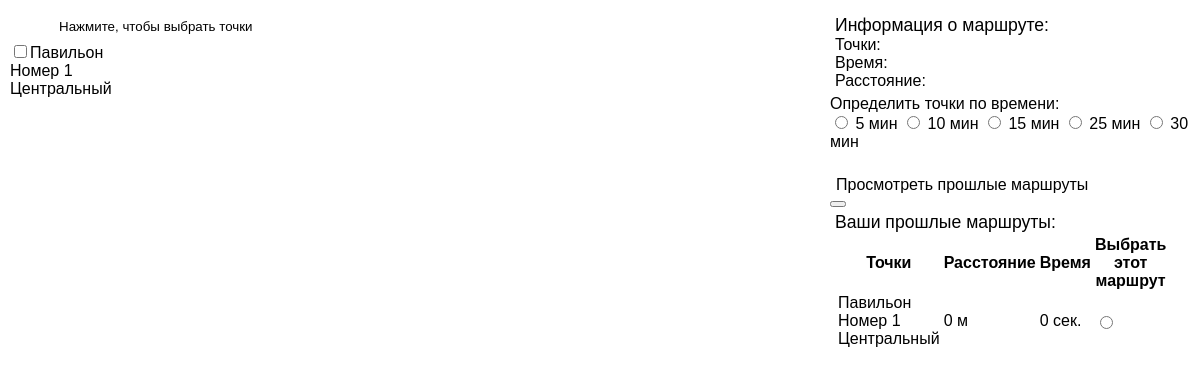
The app's page /, older data.
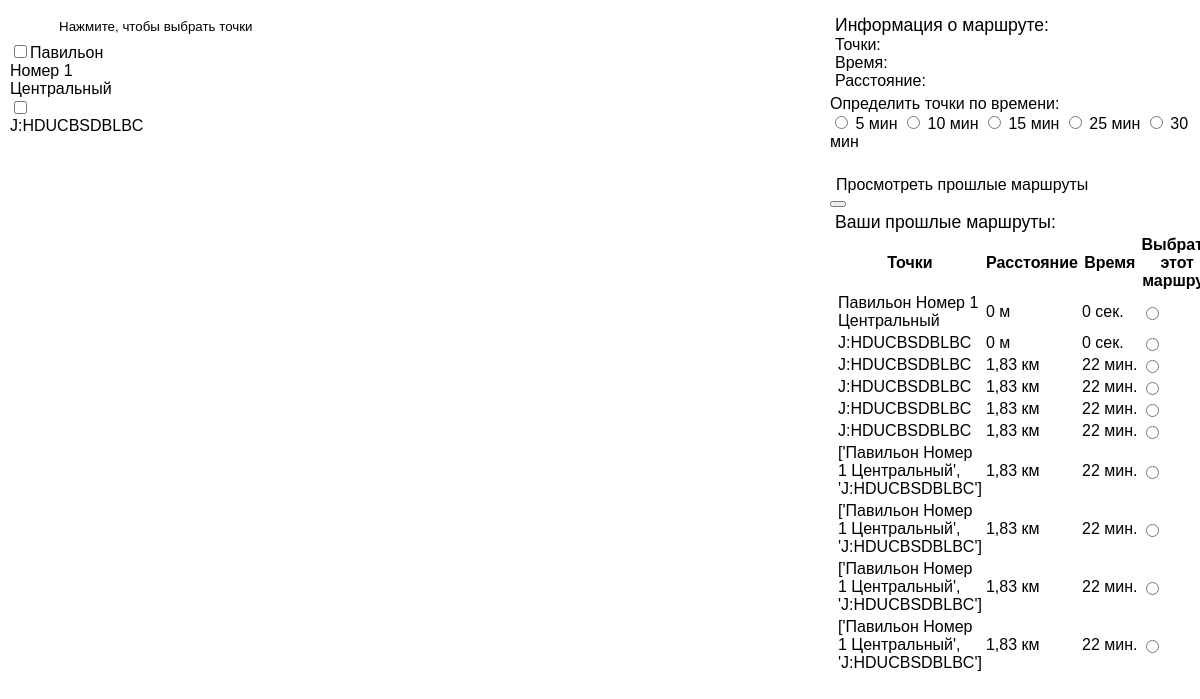
The same page, newer data.
### app/models.py (models this page shows)
class Place(models.Model):
    coordinates = models.CharField(max_length=100)
    name = models.CharField(max_length=100)
    placetype = models.CharField(max_length=100)

class History(models.Model):
    points = models.CharField(max_length=1000)
    time = models.CharField(max_length=200)
    distance = models.CharField(max_length=200)
    coordinates = models.CharField(max_length=1000, default='')

### app/views.py (the view)
# urls.py: path('', views.index_page, name='home'),
def index_page(request):
    places = Place.objects.all()
    history = History.objects.all()
    content['places'] = [place for place in places]
    content['items'] = [place for place in history]
    return render(request, 'index.html', content)

### app/templates/index.html (shortened to what this page needs)
<!DOCTYPE HTML PUBLIC "-//W3C//DTD HTML 4.01 Transitional//EN"
        "http://www.w3.org/TR/html4/loose.dtd">
<html>
<head>
    <link rel="stylesheet" href="https://cdn.jsdelivr.net/npm/uikit@3.15.24/dist/css/uikit.min.css" />
</head>
<body>
<div id="map" style="position: relative;">
    <div class="menu">
        <div style="width: 30%">
            <div>
                <button href="#" style="background-color: white; border-radius: 0.5em; width: 90%; height: 4vh; border: 0px;">Нажмите, чтобы выбрать точки</button>
                <div id="options" class="uk-dropbar uk-dropbar-top uk-flex-column" uk-drop=" mode: click" style="width:30%; height: 80vh">
                    {% for place in places %}
                        <label style="display: block; font-size: 1em"><input class="Check" type="checkbox">{{ place.name }}</label>
                    {% endfor %}
                </div>
            </div>
        </div>
    </div>
    <div style="position: absolute; right: 10px; top: 10px; z-index: 2; width: 30%;">
        <div style="background-color: white; border-radius: 0.5em; width: 100%">
            <div style="margin: 5px">
                <p style = "font-size: 1.1em;">Информация о маршруте:</p>
                <div class="uk-flex">
                    <p style="margin-right: 1%">Точки: </p> <p id="marks"></p>
                </div>
                <div class="uk-flex">
                    <p style="margin-right: 1%">Время: </p> <p id="time_html"></p>
                </div>
                <div class="uk-flex">
                    <p style="margin-right: 1%">Расстояние: </p> <p id="distance_html"></p>
                </div>
            </div>
            <div class="margn-left: 2%">
                <p>Определить точки по времени:</p>
                <label><input class="time_check" type="radio" name="radio2"> 5 мин</label>
                <label><input class="time_check" type="radio" name="radio2"> 10 мин</label>
                <label><input class="time_check" type="radio" name="radio2"> 15 мин</label>
                <label><input class="time_check" type="radio" name="radio2"> 25 мин</label>
                <label><input class="time_check" type="radio" name="radio2"> 30 мин</label>
                <br>
                <br>
            </div>
        </div>
        <button class="uk-margin-top" style="background-color: white; border: 0; border-radius: 0.5em; font-size: 1em; height: 4vh" type="button" uk-toggle="target: #modal-close-default">Просмотреть прошлые маршруты</button>
        <div id="modal-close-default" uk-modal>
            <div class="uk-modal-dialog uk-modal-body" style="width: 80%;">
                <button class="uk-modal-close-default" type="button" uk-close></button>
                <div style="margin: 5px">
                    <p style="font-size: 1.1em;">Ваши прошлые маршруты:</p>
                    <table class="uk-table uk-table-justify uk-table-divider">
                        <thead>
                            <tr>
                                <th>Точки</th>
                                <th>Расстояние</th>
                                <th>Время</th>
                                <th>Выбрать этот маршрут</th>
                            </tr>
                        </thead>
                        <tbody>
                            {% for item in items %}
                            <tr>
                                <td>{{item.points}}</td>
                                <td>{{item.time}}</td>
                                <td>{{item.distance}}</td>
                                <td><label><input class="uk-radio" class="oldRoutes"  type="radio" name="radio"></label></td>
                            </tr>
                            {% endfor %}
                        </tbody>
                    </table>
                </div>
            </div>
        </div>
    </div>
</div>
</body>
</html>

### app/templates/index.html (style rules this page uses)
html, body { width: 100%; padding: 0; margin: 0; font-family: Arial; }
#map { width: 100%; height: 100vh; }
.menu { position: absolute; z-index: 2; left: 10px; top: 10px; width: 90%; }
p { margin: 0; color: black }

Row changes from the older to the newer data that the page shows:
added Place: name "J:HDUCBSDBLBC"
added History: points "J:HDUCBSDBLBC", time "0 м", distance "0 сек."
added History: points "J:HDUCBSDBLBC", time "1,83 км", distance "22 мин."
added History: points "J:HDUCBSDBLBC", time "1,83 км", distance "22 мин."
added History: points "J:HDUCBSDBLBC", time "1,83 км", distance "22 мин."
added History: points "J:HDUCBSDBLBC", time "1,83 км", distance "22 мин."
added History: points "['Павильон Номер 1 Центральный', 'J:HDUCBSDBLBC']", time "1,83 км", distance "22 мин."
added History: points "['Павильон Номер 1 Центральный', 'J:HDUCBSDBLBC']", time "1,83 км", distance "22 мин."
added History: points "['Павильон Номер 1 Центральный', 'J:HDUCBSDBLBC']", time "1,83 км", distance "22 мин."
added History: points "['Павильон Номер 1 Центральный', 'J:HDUCBSDBLBC']", time "1,83 км", distance "22 мин."
